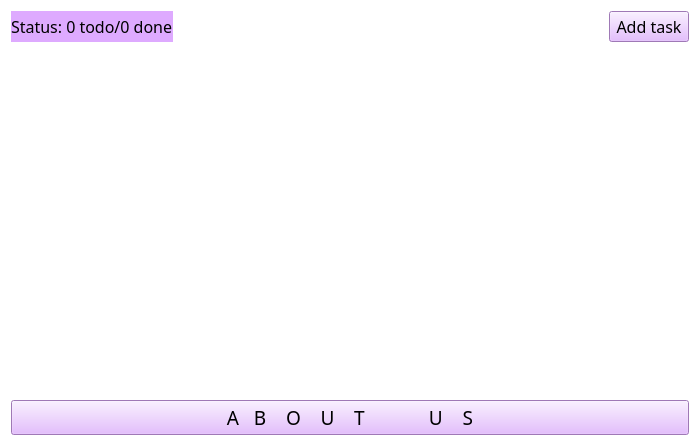
<?xml version="1.0" encoding="UTF-8"?>
<ui version="4.0">
 <class>MainWindow</class>
 <widget class="QMainWindow" name="MainWindow">
  <property name="geometry">
   <rect>
    <x>0</x>
    <y>0</y>
    <width>700</width>
    <height>446</height>
   </rect>
  </property>
  <property name="windowTitle">
   <string>Todo</string>
  </property>
  <property name="styleSheet">
   <string notr="true">background-image: url(:/new/prefix1/imgs/64-647021_light-colour-background-hd.jpg);</string>
  </property>
  <widget class="QWidget" name="centralWidget">
   <property name="styleSheet">
    <string notr="true">background-color: rgb(255, 255, 255);</string>
   </property>
   <layout class="QVBoxLayout" name="verticalLayout">
    <item>
     <layout class="QVBoxLayout" name="tasksLayout"/>
    </item>
    <item>
     <layout class="QHBoxLayout" name="toolbarLayout">
      <item>
       <widget class="QLabel" name="statusLabel">
        <property name="font">
         <font>
          <family>Microsoft YaHei UI Light</family>
          <pointsize>12</pointsize>
         </font>
        </property>
        <property name="styleSheet">
         <string notr="true">border-color: rgb(200, 0, 0);
border-width:thick;
background-color:rgb(222, 170, 255);
</string>
        </property>
        <property name="text">
         <string>Status: 0 todo/0 done</string>
        </property>
       </widget>
      </item>
      <item>
       <spacer name="horizontalSpacer">
        <property name="orientation">
         <enum>Qt::Horizontal</enum>
        </property>
        <property name="sizeHint" stdset="0">
         <size>
          <width>40</width>
          <height>20</height>
         </size>
        </property>
       </spacer>
      </item>
      <item>
       <widget class="QPushButton" name="addTaskButton">
        <property name="font">
         <font>
          <family>Microsoft YaHei UI Light</family>
          <pointsize>12</pointsize>
         </font>
        </property>
        <property name="styleSheet">
         <string notr="true">border-color: rgb(200, 0, 0);
border-width:thick;
background-color:rgb(222, 170, 255);</string>
        </property>
        <property name="text">
         <string>Add task</string>
        </property>
       </widget>
      </item>
     </layout>
    </item>
    <item>
     <spacer name="verticalSpacer">
      <property name="orientation">
       <enum>Qt::Vertical</enum>
      </property>
      <property name="sizeHint" stdset="0">
       <size>
        <width>20</width>
        <height>40</height>
       </size>
      </property>
     </spacer>
    </item>
    <item>
     <widget class="QPushButton" name="aboutusbutton">
      <property name="font">
       <font>
        <family>Microsoft JhengHei UI Light</family>
        <pointsize>14</pointsize>
       </font>
      </property>
      <property name="styleSheet">
       <string notr="true">border-color: rgb(200, 0, 0);
border-width:thick;
background-color:rgb(222, 170, 255);</string>
      </property>
      <property name="text">
       <string>A   B    O    U    T             U    S</string>
      </property>
     </widget>
    </item>
   </layout>
  </widget>
 </widget>
 <layoutdefault spacing="6" margin="11"/>
 <resources/>
 <connections/>
</ui>
